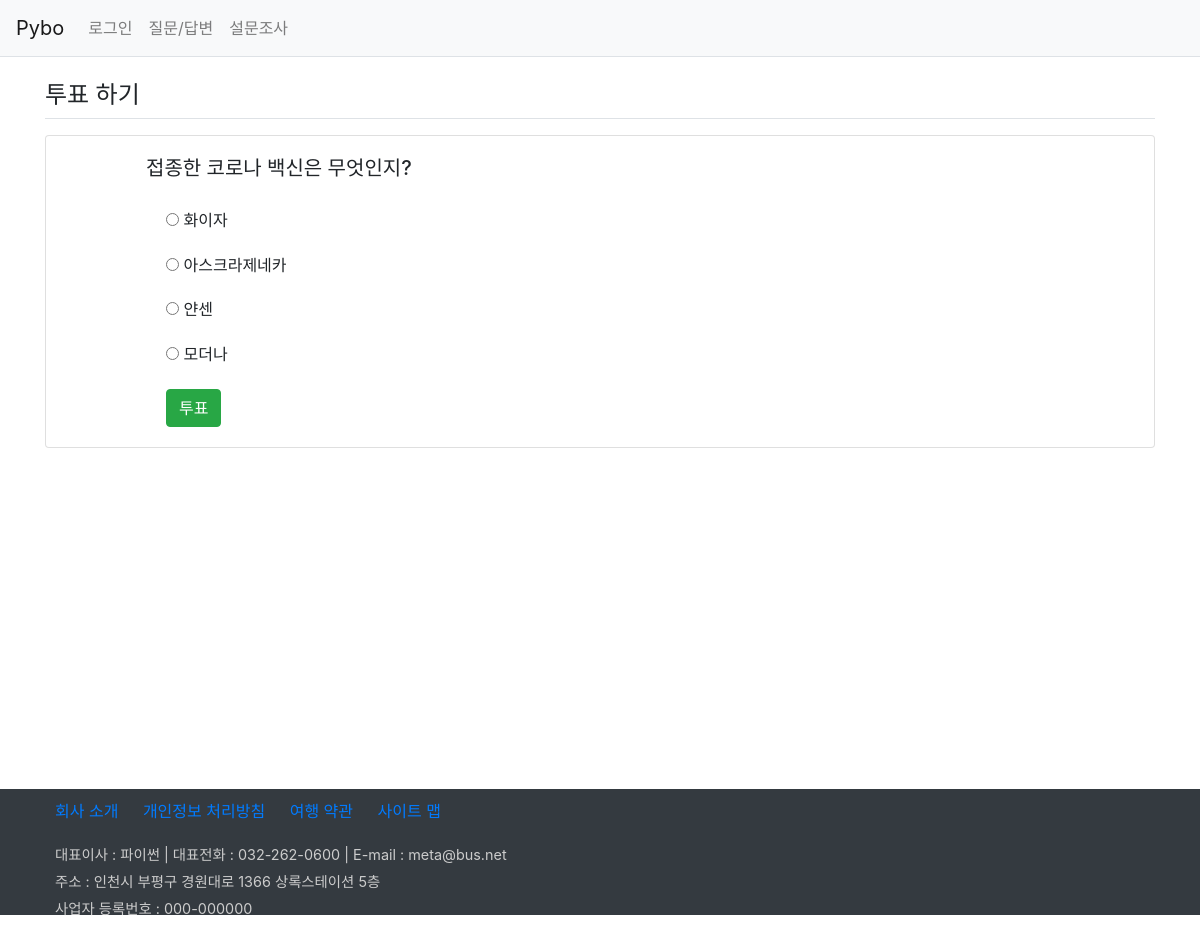
The page /polls/1/ on the database its author committed.
### polls/models.py (models this page shows, shortened)
class Question(models.Model):
    question_text = models.CharField(max_length=100)
    pub_date = models.DateTimeField()

class Choice(models.Model):
    question = models.ForeignKey(Question, on_delete=models.CASCADE)
    choice_text = models.CharField(max_length=100)
    votes = models.IntegerField(default=0)

### polls/views.py (the view)
# urls.py: path('<int:pk>/', views.detail, name='detail'),
def detail(request, pk):
    question = Question.objects.get(id=pk)
    context = {'question':question}
    return render(request, 'polls/poll_detail.html', context)

### templates/polls/poll_detail.html (shortened to what this page needs)
{% extends 'base.html' %}
{% block content %}
<div class="container my-3">
    <section>
        <h4 class="border-bottom py-2">투표 하기</h4>
        <div class="card my-3">
            <h5 style="margin:20px 100px 10px;">{{ question.question_text }}</h5>
            <form action="{% url 'poll:vote' question.id %}" method="post"
                  style="width:500px; margin:20px 120px;">
                {% for choice in question.choice_set.all %}
                <p style="line-height:1.3rem">
                    <input type="radio" name="choice" id="choice" value="{{ choice.id }}">
                    <label for="choice">{{ choice.choice_text }}</label>
                </p>
                {% endfor %}
                <button type="submit" class="btn btn-success">투표</button>
            </form>
        </div>
    </section>
</div>
{% endblock %}

### static/board/css/style.css (style rules this page uses)
section { height:700px; }

### rows shown on the page
Question: question_text "접종한 코로나 백신은 무엇인지?"
Choice: choice_text "화이자"
Choice: choice_text "아스크라제네카"
Choice: choice_text "얀센"
Choice: choice_text "모더나"
